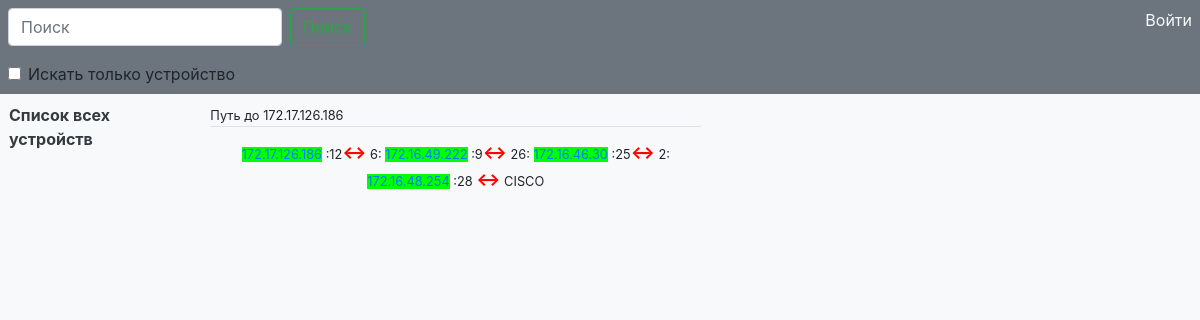
Page /connection/10/path on the committed database.
### models_device/models.py (models this page shows, shortened)
class Device(models.Model):
    model = models.ForeignKey(ModelDevices, null=True, on_delete=models.SET_NULL, help_text='модель устройства', verbose_name='Модель')
    ip = models.GenericIPAddressField(unique=True, help_text='IP нового устройства', verbose_name='IP устройства')
    incoming_port = models.CharField(max_length=10, help_text='приходящий порт', default=1, verbose_name='Приходящий порт')
    up_connect_ip = models.GenericIPAddressField(validators=[validate_up_connect_ip], help_text='IP устройства от которого подключено', verbose_name='IP вышестоящего')
    up_connect_port = models.CharField(max_length=10, help_text='порт подключения на вышестоящем устройстве', default=1, verbose_name='Порт вышестоящего')
    city = models.ForeignKey(Cities, on_delete=models.PROTECT, help_text='город подключения', verbose_name='Город')
    comment = models.TextField(blank=True, verbose_name='Комментарий', help_text='комментарий')
    update = models.DateTimeField(auto_now=True)
    class Meta:
        verbose_name = 'Установленное оборудование'
        verbose_name_plural = 'Установленное оборудование'

### connection_on_device/views.py (the view)
# urls.py: path('<int:id_dev>/path', views.path_to, name='path_to_dev'),
def path_to(request, id_dev):
    try:
        dev = Device.objects.get(pk=id_dev)
    except Device.DoesNotExist:
        raise Http404('Device not found!')
    path = [(dev, COLORS[dev.model.type])]
    to_dev = dev
    if dev.up_connect_ip == '255.255.255.255':
        return render(request, "path_to_device.html", {
                "path": path,
                "to_dev": to_dev,
                })
    if_loop = 0
    while True:
        if_loop += 1
        try:
            dev = Device.objects.get(ip=dev.up_connect_ip)
        except Device.DoesNotExist:
            raise Http404('Device not found!')
        if str(dev.up_connect_ip) == '255.255.255.255':
            path.append((dev, COLORS[dev.model.type]))
            return render(request, "path_to_device.html", {
                "path": path,
                "to_dev": to_dev,
                })
        else:
            path.append((dev, COLORS[dev.model.type]))
        if if_loop > 15:
            return HttpResponse('path not found')

### connection_on_device/templates/path_to_device.html (shortened to what this page needs)
{% extends "base.html" %}
{% block head %} Путь до {{ to_dev.ip }} {% endblock %}
{% block main %}
		<table class="table table-hover w-50">
			<tr><td align="center">
				{% for dev, color in path %}
						<a style="background: {{ color }}" href="{% url 'connections_on_dev' dev.pk %}" title="Показать подключения на данном устройстве">{{ dev.ip }}</a>
						{% if forloop.last %}
							:{{ dev.incoming_port }} <font size="4" color="red"><b>&#8596;</b></font> CISCO
						{% else %}
							:{{ dev.incoming_port }}<font size="4" color="red"><b>&#8596;</b></font> {{ dev.up_connect_port }}:
						{% endif %}
				{% endfor %}
			</tr></td>
		</table>
{% endblock %}

### rows in the picture
Device: ip "172.17.126.186", incoming_port "12", up_connect_port "6"
Device: ip "172.16.49.222", incoming_port "9", up_connect_port "26"
Device: ip "172.16.46.30", incoming_port "25", up_connect_port "2"
Device: ip "172.16.48.254", incoming_port "28"
